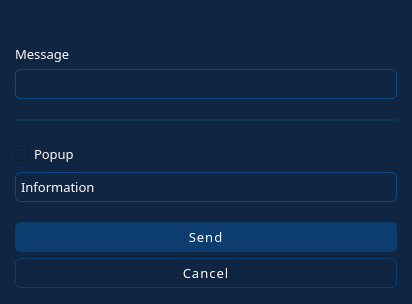
<?xml version="1.0" encoding="UTF-8"?>
<ui version="4.0">
 <class>Form</class>
 <widget class="QWidget" name="Form">
  <property name="geometry">
   <rect>
    <x>0</x>
    <y>0</y>
    <width>412</width>
    <height>304</height>
   </rect>
  </property>
  <property name="minimumSize">
   <size>
    <width>412</width>
    <height>304</height>
   </size>
  </property>
  <property name="maximumSize">
   <size>
    <width>412</width>
    <height>304</height>
   </size>
  </property>
  <property name="windowTitle">
   <string/>
  </property>
  <property name="styleSheet">
   <string notr="true">QWidget{
	background: #102542;
	color: white; 
	font-family: Barlow
}

QComboBox,
QLineEdit {
 	padding: 1px 5px;
 	border: 1px solid #0e4884;
 	border-radius: 5px;
}

QPushButton {
	padding: 5px;
	border: 1px solid #0d3c6e;
	border-radius: 5px;
	background-color: #0d3c6e;
	letter-spacing: 1px
}

QLineEdit:focus,
QLineEdit:hover,
QPushButton:focus,
QPushButton:hover,
QComboBox:focus,
QComboBox:hover {
  	border: 1px solid #256eff;
  	outline: none;
}

QComboBox::drop-down {
  	subcontrol-origin: padding;
 	subcontrol-position: top right;
  	border: none;
}

QComboBox::down-arrow {
	image: url(:/icons/down.png);
	padding-right: 5px;
}

QScrollBar {
  background: blue;
  width: 8px;
}

QScrollBar::handle {
  background-color: rgb(68, 68, 68);
}

QScrollBar:vertical {
  width: 9px;
  margin: 0;
  border-radius: 5px;
}

QScrollBar::handle:vertical {
  background-color: #97b9f4;
  width: 18px;

}

QScrollBar::sub-line:vertical {
  height: 0;
  width: 0;
}

QScrollBar::add-line:vertical {
  height: 0;
  width: 0;
}

QScrollBar::add-page:vertical {
  background: #0B1A30;
  margin-top: -3px;
}

QScrollBar::sub-page:vertical {
  background: #0B1A30;
  margin-bottom: -3px;
}

</string>
  </property>
  <layout class="QVBoxLayout" name="verticalLayout_5">
   <property name="spacing">
    <number>0</number>
   </property>
   <property name="leftMargin">
    <number>0</number>
   </property>
   <property name="topMargin">
    <number>0</number>
   </property>
   <property name="rightMargin">
    <number>0</number>
   </property>
   <property name="bottomMargin">
    <number>0</number>
   </property>
   <item>
    <widget class="QWidget" name="title_bar" native="true">
     <property name="sizePolicy">
      <sizepolicy hsizetype="Preferred" vsizetype="Fixed">
       <horstretch>0</horstretch>
       <verstretch>0</verstretch>
      </sizepolicy>
     </property>
     <property name="minimumSize">
      <size>
       <width>0</width>
       <height>30</height>
      </size>
     </property>
     <property name="maximumSize">
      <size>
       <width>16777215</width>
       <height>30</height>
      </size>
     </property>
     <property name="styleSheet">
      <string notr="true">background: #102542;</string>
     </property>
    </widget>
   </item>
   <item>
    <layout class="QVBoxLayout" name="verticalLayout_4">
     <property name="spacing">
      <number>20</number>
     </property>
     <property name="leftMargin">
      <number>15</number>
     </property>
     <property name="topMargin">
      <number>15</number>
     </property>
     <property name="rightMargin">
      <number>15</number>
     </property>
     <property name="bottomMargin">
      <number>15</number>
     </property>
     <item>
      <layout class="QVBoxLayout" name="verticalLayout">
       <property name="spacing">
        <number>6</number>
       </property>
       <property name="sizeConstraint">
        <enum>QLayout::SetMinimumSize</enum>
       </property>
       <item>
        <widget class="QLabel" name="label">
         <property name="sizePolicy">
          <sizepolicy hsizetype="Preferred" vsizetype="Fixed">
           <horstretch>0</horstretch>
           <verstretch>0</verstretch>
          </sizepolicy>
         </property>
         <property name="font">
          <font>
           <family>Barlow</family>
           <pointsize>10</pointsize>
          </font>
         </property>
         <property name="text">
          <string>Message</string>
         </property>
        </widget>
       </item>
       <item>
        <widget class="QLineEdit" name="txt_message">
         <property name="minimumSize">
          <size>
           <width>0</width>
           <height>30</height>
          </size>
         </property>
         <property name="font">
          <font>
           <family>Barlow</family>
           <pointsize>10</pointsize>
          </font>
         </property>
        </widget>
       </item>
      </layout>
     </item>
     <item>
      <widget class="Line" name="line">
       <property name="styleSheet">
        <string notr="true">color: #083654;</string>
       </property>
       <property name="frameShadow">
        <enum>QFrame::Plain</enum>
       </property>
       <property name="lineWidth">
        <number>2</number>
       </property>
       <property name="orientation">
        <enum>Qt::Horizontal</enum>
       </property>
      </widget>
     </item>
     <item>
      <layout class="QVBoxLayout" name="verticalLayout_2">
       <property name="spacing">
        <number>6</number>
       </property>
       <property name="sizeConstraint">
        <enum>QLayout::SetMinimumSize</enum>
       </property>
       <item>
        <widget class="QCheckBox" name="chk_popup">
         <property name="font">
          <font>
           <family>Barlow</family>
           <pointsize>10</pointsize>
          </font>
         </property>
         <property name="text">
          <string>Popup</string>
         </property>
        </widget>
       </item>
       <item>
        <widget class="QComboBox" name="cmb_icon">
         <property name="minimumSize">
          <size>
           <width>0</width>
           <height>30</height>
          </size>
         </property>
         <property name="font">
          <font>
           <family>Barlow</family>
           <pointsize>10</pointsize>
          </font>
         </property>
         <item>
          <property name="text">
           <string>Information</string>
          </property>
         </item>
         <item>
          <property name="text">
           <string>Question</string>
          </property>
         </item>
         <item>
          <property name="text">
           <string>Warning</string>
          </property>
         </item>
         <item>
          <property name="text">
           <string>Critical</string>
          </property>
         </item>
        </widget>
       </item>
      </layout>
     </item>
     <item>
      <layout class="QVBoxLayout" name="verticalLayout_3">
       <property name="spacing">
        <number>6</number>
       </property>
       <item>
        <widget class="QPushButton" name="btn_send">
         <property name="font">
          <font>
           <family>Barlow</family>
           <pointsize>10</pointsize>
          </font>
         </property>
         <property name="text">
          <string>Send</string>
         </property>
        </widget>
       </item>
       <item>
        <widget class="QPushButton" name="btn_cancel">
         <property name="minimumSize">
          <size>
           <width>0</width>
           <height>30</height>
          </size>
         </property>
         <property name="font">
          <font>
           <family>Barlow</family>
           <pointsize>10</pointsize>
          </font>
         </property>
         <property name="cursor">
          <cursorShape>PointingHandCursor</cursorShape>
         </property>
         <property name="styleSheet">
          <string notr="true">QPushButton{
	border-radius: 5px;
	background: none;
}


QPushButton:pressed {
 	background-color: #072f49;
}</string>
         </property>
         <property name="text">
          <string>Cancel</string>
         </property>
        </widget>
       </item>
      </layout>
     </item>
    </layout>
   </item>
  </layout>
 </widget>
 <resources>
  <include location="C:/Users/moral/Desktop/Resources/Resources.qrc"/>
 </resources>
 <connections/>
</ui>
